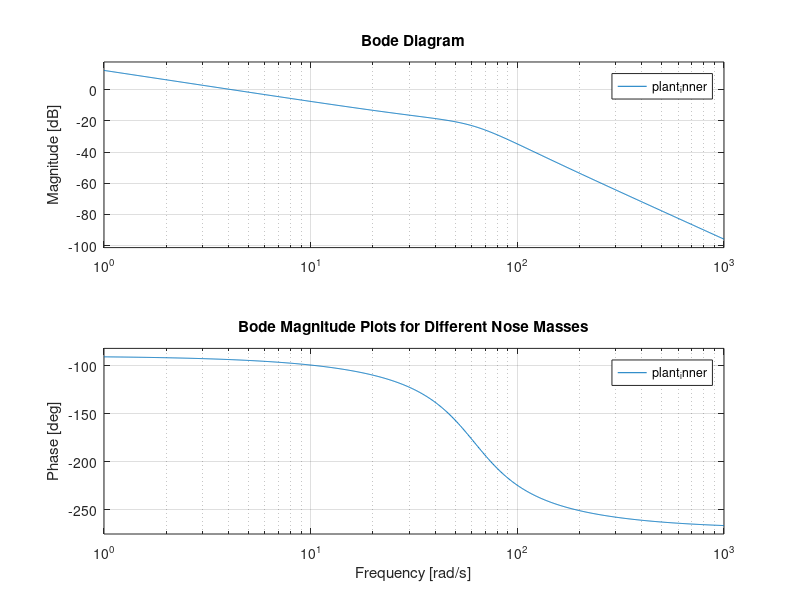

The MATLAB source for this figure:
clear; clc; close all;

% --- Parameters ---
burn_time = 60;
timeStep = 0.1;
nose_mass_values = linspace(0, 200, 21); % [kg] mass to add
nose_mass_location = 0; % [m] from nose tip
RocketAeroPhysical.Length = 15.0; % [m] Set rocket length

% --- Time vector ---
t_vec = (0:timeStep:burn_time)';
numPoints = numel(t_vec);

% =========================
% Generate Core Properties
% =========================
Mass = -9.9996 * t_vec + 974.71;
COM_Z = 8.08517e-8 * t_vec.^4 - 5.18606e-6 * t_vec.^3 + 2.49473e-4 * t_vec.^2 ...
    - 8.67686e-3 * t_vec + 4.01782;
MOIx_Z = 1.103e-4 * t_vec.^2 - 2.226e-2 * t_vec + 1.915e4;
MOIy_Z = MOIx_Z;
MOIz_Z = -3.125e-1 * t_vec + 30.15;

% =========================
% Plotting Setup
% =========================
figure('Name', 'Bode Magnitude Plots');
hold on; % Keep the plot active to overlay all bode plots

% =========================
% Main Loop
% =========================
for i = 1:numel(nose_mass_values)
    nose_mass = nose_mass_values(i);
    
    % This print statement is helpful for tracking progress
    fprintf('Calculating for nose mass: %.2f kg\n', nose_mass);
    
    L = RocketAeroPhysical.Length;
    CG_from_nose = L - COM_Z;
    total_mass = Mass + nose_mass;
    
    new_CG_from_nose = (Mass .* CG_from_nose + nose_mass * nose_mass_location) ./ total_mass;
    
    d_rocket = new_CG_from_nose - CG_from_nose;
    d_nose = new_CG_from_nose - nose_mass_location;
    
    new_MOIy_Z = MOIy_Z + Mass .* d_rocket.^2 + nose_mass * d_nose.^2;

    % --- Plant Parameters (using properties at t=0) ---
    T = 27607;        % Thrust (N)
    l_CG = L - new_CG_from_nose(1); % Nozzle to CG distance at t=0
    I_y = new_MOIy_Z(1);      % Pitch moment of inertia at t=0
    
    % --- Plant: Pitch Rate ---
    k_plant = T * l_CG / I_y;
    pitch_rate_plant = tf([k_plant], [1 0]);
    
    % --- Actuator Model ---
    omega_n = 62;     % Actuator natural frequency (rad/s)
    zeta = 0.505;     % Actuator damping ratio
    actuator = tf([omega_n^2], [1 2*zeta*omega_n omega_n^2]);
    
    % --- Combined Plant ---
    plant_inner = series(actuator, pitch_rate_plant);
    
    % --- Plot Bode Magnitude on the current figure ---
    w_range = logspace(-1, 3, 1000); % Define a consistent frequency range
    [mag, ~, wout] = bode(plant_inner, w_range);
    mag_db = 20 * log10(squeeze(mag));
    
    % Plot the magnitude data and set a display name for the legend
    bode(plant_inner)

end

% =========================
% Finalize the Plot
% =========================
hold off; % Release the plot
grid on;
title('Bode Magnitude Plots for Different Nose Masses');
